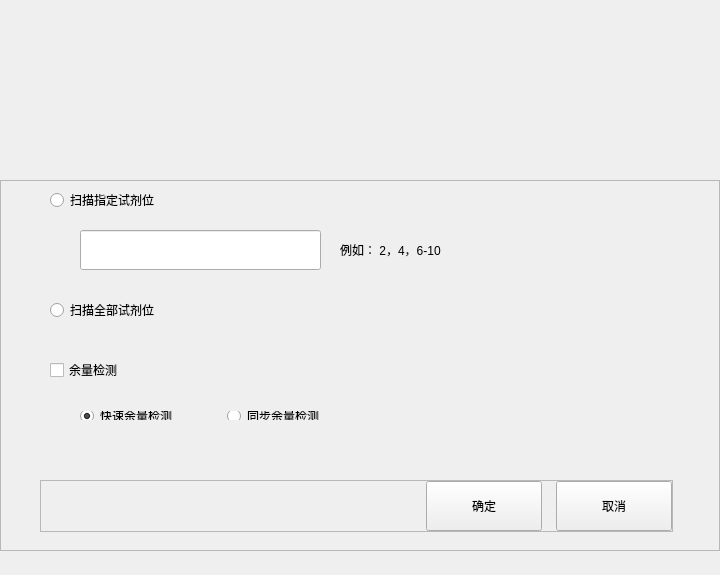
<?xml version="1.0" encoding="UTF-8"?>
<ui version="4.0">
 <class>QReagentScanDialog</class>
 <widget class="BaseDlg" name="QReagentScanDialog">
  <property name="geometry">
   <rect>
    <x>0</x>
    <y>0</y>
    <width>720</width>
    <height>575</height>
   </rect>
  </property>
  <property name="windowTitle">
   <string>QReagentScanDialog</string>
  </property>
  <widget class="QWidget" name="widgetDevices" native="true">
   <property name="geometry">
    <rect>
     <x>50</x>
     <y>100</y>
     <width>616</width>
     <height>60</height>
    </rect>
   </property>
  </widget>
  <widget class="QFrame" name="BottomFrame">
   <property name="geometry">
    <rect>
     <x>0</x>
     <y>180</y>
     <width>720</width>
     <height>371</height>
    </rect>
   </property>
   <property name="frameShape">
    <enum>QFrame::StyledPanel</enum>
   </property>
   <property name="frameShadow">
    <enum>QFrame::Raised</enum>
   </property>
   <widget class="QRadioButton" name="scan_selected_btn">
    <property name="geometry">
     <rect>
      <x>50</x>
      <y>0</y>
      <width>541</width>
      <height>40</height>
     </rect>
    </property>
    <property name="text">
     <string>扫描指定试剂位</string>
    </property>
   </widget>
   <widget class="QLabel" name="label">
    <property name="geometry">
     <rect>
      <x>340</x>
      <y>50</y>
      <width>341</width>
      <height>40</height>
     </rect>
    </property>
    <property name="text">
     <string>例如： 2，4，6-10</string>
    </property>
    <property name="colors" stdset="0">
     <string>disabled</string>
    </property>
   </widget>
   <widget class="QRadioButton" name="select_all_btn">
    <property name="geometry">
     <rect>
      <x>50</x>
      <y>110</y>
      <width>521</width>
      <height>40</height>
     </rect>
    </property>
    <property name="text">
     <string>扫描全部试剂位</string>
    </property>
   </widget>
   <widget class="QLineEdit" name="select_edit">
    <property name="geometry">
     <rect>
      <x>80</x>
      <y>50</y>
      <width>241</width>
      <height>40</height>
     </rect>
    </property>
   </widget>
   <widget class="QFrame" name="BottomBtnFrame">
    <property name="geometry">
     <rect>
      <x>40</x>
      <y>300</y>
      <width>633</width>
      <height>52</height>
     </rect>
    </property>
    <property name="minimumSize">
     <size>
      <width>633</width>
      <height>52</height>
     </size>
    </property>
    <property name="maximumSize">
     <size>
      <width>633</width>
      <height>52</height>
     </size>
    </property>
    <property name="frameShape">
     <enum>QFrame::StyledPanel</enum>
    </property>
    <property name="frameShadow">
     <enum>QFrame::Raised</enum>
    </property>
    <layout class="QHBoxLayout" name="horizontalLayout" stretch="1,0,0">
     <property name="spacing">
      <number>14</number>
     </property>
     <property name="leftMargin">
      <number>0</number>
     </property>
     <property name="topMargin">
      <number>0</number>
     </property>
     <property name="rightMargin">
      <number>0</number>
     </property>
     <property name="bottomMargin">
      <number>0</number>
     </property>
     <item>
      <spacer name="horizontalSpacer">
       <property name="orientation">
        <enum>Qt::Horizontal</enum>
       </property>
       <property name="sizeHint" stdset="0">
        <size>
         <width>366</width>
         <height>20</height>
        </size>
       </property>
      </spacer>
     </item>
     <item>
      <widget class="QPushButton" name="ok_btn">
       <property name="minimumSize">
        <size>
         <width>116</width>
         <height>50</height>
        </size>
       </property>
       <property name="maximumSize">
        <size>
         <width>16777215</width>
         <height>50</height>
        </size>
       </property>
       <property name="text">
        <string>确定</string>
       </property>
       <property name="buttons" stdset="0">
        <string>btn_dlg</string>
       </property>
      </widget>
     </item>
     <item>
      <widget class="QPushButton" name="cancel_btn">
       <property name="minimumSize">
        <size>
         <width>116</width>
         <height>50</height>
        </size>
       </property>
       <property name="maximumSize">
        <size>
         <width>16777215</width>
         <height>50</height>
        </size>
       </property>
       <property name="text">
        <string>取消</string>
       </property>
       <property name="buttons" stdset="0">
        <string>btn_dlg</string>
       </property>
      </widget>
     </item>
    </layout>
   </widget>
   <widget class="QWidget" name="widget_margin_detect" native="true">
    <property name="geometry">
     <rect>
      <x>30</x>
      <y>170</y>
      <width>671</width>
      <height>101</height>
     </rect>
    </property>
    <widget class="QCheckBox" name="allowance_btn">
     <property name="geometry">
      <rect>
       <x>20</x>
       <y>0</y>
       <width>511</width>
       <height>40</height>
      </rect>
     </property>
     <property name="text">
      <string>余量检测</string>
     </property>
    </widget>
    <widget class="QWidget" name="">
     <property name="geometry">
      <rect>
       <x>40</x>
       <y>50</y>
       <width>621</width>
       <height>31</height>
      </rect>
     </property>
     <layout class="QHBoxLayout" name="horizontalLayout_2">
      <property name="spacing">
       <number>50</number>
      </property>
      <property name="leftMargin">
       <number>10</number>
      </property>
      <item>
       <widget class="QRadioButton" name="rb_fast">
        <property name="text">
         <string>快速余量检测</string>
        </property>
        <property name="checked">
         <bool>true</bool>
        </property>
       </widget>
      </item>
      <item>
       <widget class="QRadioButton" name="rb_sync">
        <property name="text">
         <string>同步余量检测</string>
        </property>
       </widget>
      </item>
      <item>
       <spacer name="horizontalSpacer_2">
        <property name="orientation">
         <enum>Qt::Horizontal</enum>
        </property>
        <property name="sizeHint" stdset="0">
         <size>
          <width>40</width>
          <height>20</height>
         </size>
        </property>
       </spacer>
      </item>
     </layout>
    </widget>
   </widget>
   <zorder>BottomBtnFrame</zorder>
   <zorder>scan_selected_btn</zorder>
   <zorder>label</zorder>
   <zorder>select_all_btn</zorder>
   <zorder>select_edit</zorder>
   <zorder>widget_margin_detect</zorder>
  </widget>
  <zorder>BottomFrame</zorder>
  <zorder>widgetDevices</zorder>
 </widget>
 <layoutdefault spacing="6" margin="11"/>
 <customwidgets>
  <customwidget>
   <class>BaseDlg</class>
   <extends>QWidget</extends>
   <header>shared/basedlg.h</header>
   <container>1</container>
  </customwidget>
 </customwidgets>
 <resources/>
 <connections/>
</ui>
